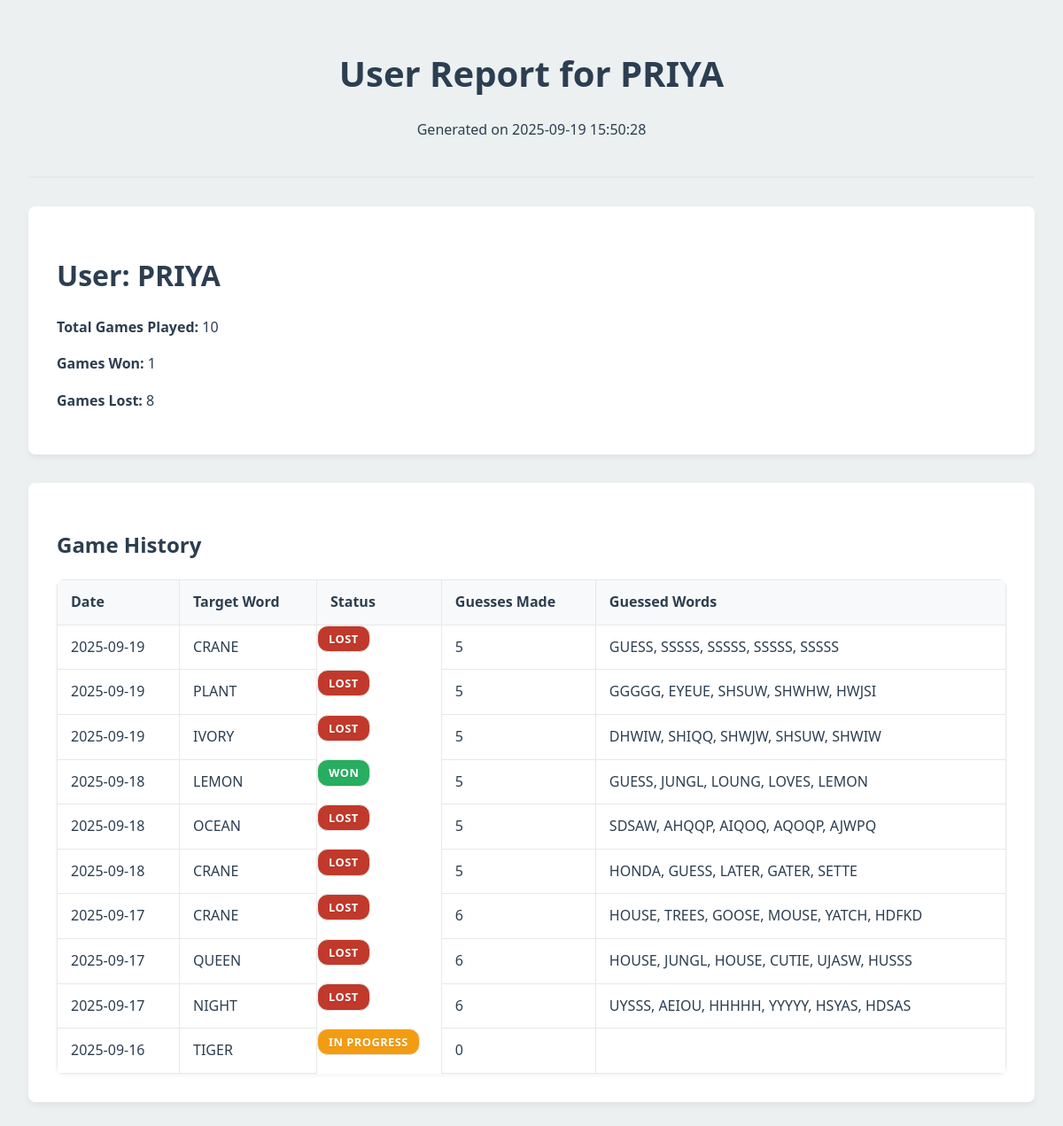
/admin/reports/user/2 (signed in), run on the app's committed database.
### app.py (models this page shows, shortened)
class User(UserMixin, db.Model):
    id = db.Column(db.Integer, primary_key=True)
    username = db.Column(db.String(80), unique=True, nullable=False)
    password_hash = db.Column(db.String(128), nullable=False)
    is_admin = db.Column(db.Boolean, default=False)
    games = db.relationship('GameSession', backref='player', lazy=True)

class GameSession(db.Model):
    id = db.Column(db.Integer, primary_key=True)
    user_id = db.Column(db.Integer, db.ForeignKey('user.id'), nullable=False)
    target_word_id = db.Column(db.Integer, db.ForeignKey('word.id'), nullable=False)
    date_played = db.Column(db.Date, nullable=False, default=date.today)
    guesses_made = db.Column(db.Integer, default=0)
    status = db.Column(db.String(10), default='in_progress')  # 'in_progress', 'won', 'lost'
    guesses = db.relationship('Guess', backref='game_session', lazy=True, order_by='Guess.timestamp')

class Word(db.Model):
    id = db.Column(db.Integer, primary_key=True)
    text = db.Column(db.String(5), unique=True, nullable=False)  # 5-letter word
    game_sessions = db.relationship('GameSession', backref='target_word', lazy=True)

### app.py (the view)
@app.route('/admin/reports/user/<int:user_id>', methods=['GET'])
@admin_required
def user_report(user_id):
    user = User.query.get_or_404(user_id)
    user_game_sessions = GameSession.query.filter_by(user_id=user.id).order_by(GameSession.date_played.desc()).all()
    report_data = []
    for session in user_game_sessions:
        report_data.append({
            'date': session.date_played,
            'target_word': session.target_word.text,
            'status': session.status,
            'guesses_made': session.guesses_made,
            'guesses': [guess.guessed_word for guess in session.guesses]
        })
    return render_template('pdf_report.html',
                           title=f'User Report for {user.username}',
                           report_type='user',
                           user=user,
                           report_data=report_data)

### app.py (called while the page is built)
@login_manager.user_loader
def load_user(user_id):
    return User.query.get(int(user_id))

def is_admin():
    return current_user.is_authenticated and current_user.is_admin

def admin_required(f):
    @wraps(f)
    @login_required
    def decorated_function(*args, **kwargs):
        if not is_admin():
            flash('You do not have permission to access this page.', 'danger')
            return redirect(url_for('index'))
        return f(*args, **kwargs)
    return decorated_function

@app.context_processor
def inject_now():
    return {'now': datetime.utcnow}

### templates/pdf_report.html (shortened to what this page needs)
<!DOCTYPE html>
<html lang="en">
<head>
</head>
<body>
    <div class="report-header">
        <h1>{{ title }}</h1>
        <p>Generated on {{ now().strftime('%Y-%m-%d %H:%M:%S') }}</p>
    </div>
    {% if report_type == 'daily' %}
        <div class="report-section">
            <h2>Summary for {{ report_date.strftime('%Y-%m-%d') }}</h2>
            <div class="summary-item"><strong>Unique Users Played:</strong> {{ unique_users_played }}</div>
            <div class="summary-item"><strong>Correct Guesses (Wins):</strong> {{ correct_guesses }}</div>
        </div>
        <div class="report-section">
            <h3>All Games Played on {{ report_date.strftime('%Y-%m-%d') }}</h3>
            {% if games_for_day %}
                <table>
                    <thead>
                        <tr>
                            <th>Game ID</th>
                            <th>Player</th>
                            <th>Target Word</th>
                            <th>Guesses Made</th>
                            <th>Status</th>
                            <th>Date Played</th>
                        </tr>
                    </thead>
                    <tbody>
                        {% for game in games_for_day %}
                            <tr>
                                <td>{{ game.id }}</td>
                                <td>{{ game.player.username }}</td>
                                <td>{{ game.target_word.text }}</td>
                                <td>{{ game.guesses_made }}</td>
                                <td class="status-{{ game.status }}">{{ game.status.replace('_', ' ').title() }}</td>
                                <td>{{ game.date_played.strftime('%Y-%m-%d') }}</td>
                            </tr>
                        {% endfor %}
                    </tbody>
                </table>
            {% else %}
                <p>No games played on this date.</p>
            {% endif %}
        </div>
    {% elif report_type == 'user' %}
        <div class="report-section">
            <h2>User: {{ user.username }}</h2>
            <p><strong>Total Games Played:</strong> {{ report_data | length }}</p>
            <p><strong>Games Won:</strong> {{ report_data | selectattr('status', 'equalto', 'won') | list | length }}</p>
            <p><strong>Games Lost:</strong> {{ report_data | selectattr('status', 'equalto', 'lost') | list | length }}</p>
        </div>
        <div class="report-section">
            <h3>Game History</h3>
            {% if report_data %}
                <table>
                    <thead>
                        <tr>
                            <th>Date</th>
                            <th>Target Word</th>
                            <th>Status</th>
                            <th>Guesses Made</th>
                            <th>Guessed Words</th>
                        </tr>
                    </thead>
                    <tbody>
                        {% for game in report_data %}
                            <tr>
                                <td>{{ game.date.strftime('%Y-%m-%d') }}</td>
                                <td>{{ game.target_word }}</td>
                                <td class="status-{{ game.status }}">{{ game.status.replace('_', ' ').title() }}</td>
                                <td>{{ game.guesses_made }}</td>
                                <td>{{ game.guesses | join(', ') }}</td>
                            </tr>
                        {% endfor %}
                    </tbody>
                </table>
            {% else %}
                <p>No game history for this user.</p>
            {% endif %}
        </div>
    {% endif %}
</body>
</html>

### templates/pdf_report.html (style rules this page uses)
:root { --primary-text: #2c3e50; --secondary-text: #7f8c8d; --background-color: #ecf0f1; --section-bg: #ffffff; --border-color: #e8e8e8; --shadow-color: rgba(0, 0, 0, 0.05); --green: #27ae60; --red: #c0392b; --orange: #f39c12; }
body { font-family: 'Segoe UI', 'Roboto', 'Helvetica Neue', Arial, sans-serif; margin: 0; padding: 2rem; background-color: var(--background-color); color: var(--primary-text); line-height: 1.6; }
h1, h2, h3 { color: var(--primary-text); font-weight: 600; line-height: 1.2; }
h1 { font-size: 2.5rem; }
h2 { font-size: 2rem; }
h3 { font-size: 1.5rem; }
.report-header { text-align: center; margin-bottom: 2rem; padding-bottom: 1.5rem; border-bottom: 2px solid var(--border-color); }
.report-section { background-color: var(--section-bg); border-radius: 8px; box-shadow: 0 4px 6px var(--shadow-color); padding: 2rem; margin-bottom: 2rem; }
.report-section:last-child { margin-bottom: 0; }
table { width: 100%; border-collapse: collapse; margin-top: 1.5rem; border-radius: 8px; overflow: hidden; box-shadow: 0 2px 4px var(--shadow-color); }
th, td { padding: 12px 15px; text-align: left; border: 1px solid var(--border-color); }
th { background-color: #f8f9fa; font-weight: 600; color: var(--primary-text); }
.status-won, .status-lost, .status-in_progress { display: inline-block; padding: 0.25rem 0.75rem; border-radius: 12px; font-weight: bold; color: #fff; font-size: 0.8rem; text-transform: uppercase; letter-spacing: 0.5px; text-shadow: 0 1px 1px rgba(0,0,0,0.1); }
.status-won { background-color: var(--green); }
.status-lost { background-color: var(--red); }
.status-in_progress { background-color: var(--orange); }

### data on the page
User: username "PRIYA"
GameSession: date "2025-09-19", status.replace "LOST"
Word: target_word "CRANE" "CRANE" "CRANE"
GameSession: date "2025-09-19", status.replace "LOST"
Word: target_word "PLANT"
GameSession: date "2025-09-19", status.replace "LOST"
Word: target_word "IVORY"
GameSession: date "2025-09-18", status.replace "WON"
Word: target_word "LEMON"
GameSession: date "2025-09-18", status.replace "LOST"
Word: target_word "OCEAN"
GameSession: date "2025-09-18", status.replace "LOST"
GameSession: date "2025-09-17", status.replace "LOST"
GameSession: date "2025-09-17", status.replace "LOST"
Word: target_word "QUEEN"
GameSession: date "2025-09-17", status.replace "LOST"
Word: target_word "NIGHT"
GameSession: date "2025-09-16", status.replace "IN PROGRESS"
Word: target_word "TIGER"

### other printed values
{{ title }} "User Report for PRIYA"
{{ report_data | length }} "10"
{{ report_data | selectattr('status', 'equalto', 'won') | list | length }} "1"
{{ report_data | selectattr('status', 'equalto', 'lost') | list | length }} "8"
{{ game.guesses_made }} "5" "5" "5" "5" "5" "5" "6" "6" "6" "0"
{{ game.guesses | join(', ') }} "GUESS, SSSSS, SSSSS, SSSSS, SSSSS" "GGGGG, EYEUE, SHSUW, SHWHW, HWJSI" "DHWIW, SHIQQ, SHWJW, SHSUW, SHWIW" "GUESS, JUNGL, LOUNG, LOVES, LEMON" "SDSAW, AHQQP, AIQOQ, AQOQP, AJWPQ" "HONDA, GUESS, LATER, GATER, SETTE" "HOUSE, TREES, GOOSE, MOUSE, YATCH, HDFKD" "HOUSE, JUNGL, HOUSE, CUTIE, UJASW, HUSSS" "UYSSS, AEIOU, HHHHH, YYYYY, HSYAS, HDSAS"
